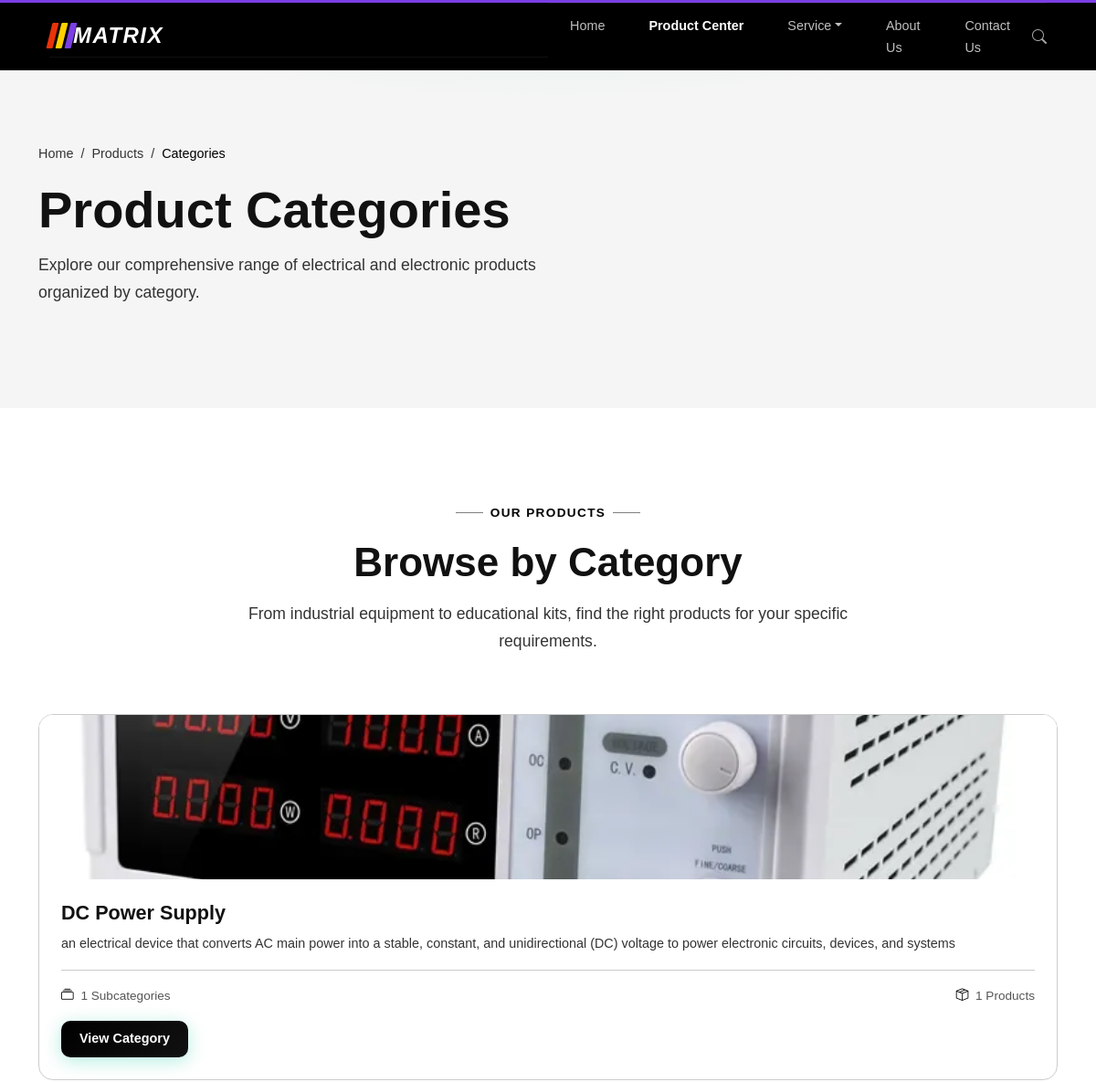
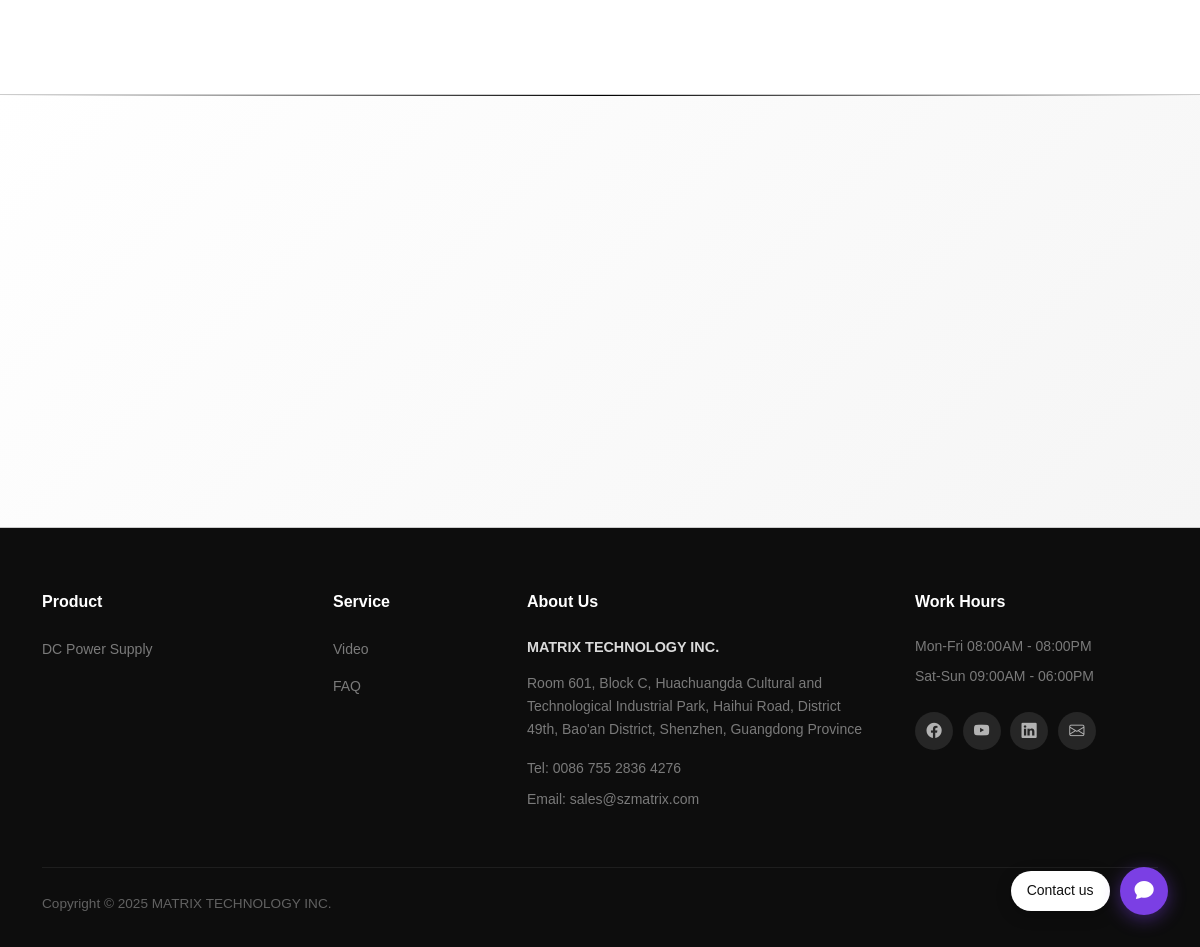
Page /products/categories/ on the committed database (2 pictures, top to bottom).
### products/models.py (models this page shows, shortened)
class Category(models.Model):
    name = models.CharField(max_length=255)
    slug = models.SlugField(unique=True)
    short_description = models.TextField(blank=True)
    description = models.TextField(blank=True)
    image = models.ImageField(upload_to="categories/images/", null=True, blank=True)
    class Meta:
        ordering = ["name"]
        verbose_name_plural = "categories"
    @property
    def subcategory_count(self):
        return self.subcategories.count()
    @property
    def product_count(self):
        return Product.objects.filter(subcategory__category=self).count()

### products/views.py (the view)
# urls.py: path("categories/", views.category_list, name="category_list"),
def category_list(request):
    categories = Category.objects.all()
    return render(request, "category.html", {"categories": categories})

### products/context_processors.py (called while the page is built)
def nav_categories(request):
    return {
        "nav_categories": Category.objects.all(),
    }

### templates/category.html (shortened to what this page needs)
{% extends "base.html" %}
{% block content %}
<section class="page-header">
    <div class="container">
        <div class="page-header-content">
            <nav aria-label="breadcrumb">
                <ol class="breadcrumb">
                    <li class="breadcrumb-item"><a href="{% url 'core:index' %}">Home</a></li>
                    <li class="breadcrumb-item"><a href="{% url 'products:category_list' %}">Products</a></li>
                    <li class="breadcrumb-item active" aria-current="page">Categories</li>
                </ol>
            </nav>
            <h1>Product Categories</h1>
            <p>Explore our comprehensive range of electrical and electronic products organized by category.</p>
        </div>
    </div>
</section>
<section class="section-padding" aria-labelledby="categories-title">
    <div class="container">
        <div class="section-header reveal">
            <span class="section-label">Our Products</span>
            <h2 id="categories-title" class="section-title">Browse by Category</h2>
            <p class="section-description">
                From industrial equipment to educational kits, find the right products for your specific
                requirements.
            </p>
        </div>
        <div class="category-grid stagger-children">
            {% if categories %}
                {% for category in categories %}
                    <article class="category-card">
                        <div class="category-card-image">
                            {% if category.image %}
                                <img src="{{ category.image.url }}" alt="{{ category.name }}" style="width:100%;height:100%;object-fit:cover;position:absolute;inset:0;">
                            {% else %}
                                <i class="bi bi-gear-wide-connected"></i>
                            {% endif %}
                        </div>
                        <div class="category-card-content">
                            <h4>{{ category.name }}</h4>
                            <p>{{ category.short_description }}</p>
                            <div class="category-card-meta">
                                <span><i class="bi bi-collection"></i> {{ category.subcategory_count }} Subcategories</span>
                                <span><i class="bi bi-box-seam"></i> {{ category.product_count }} Products</span>
                            </div>
                            <a href="{% url 'products:category_details' category.slug %}"
                                class="btn btn-primary-custom btn-sm-custom mt-3">
                                <span>View Category</span>
                            </a>
                        </div>
                    </article>
                {% endfor %}
            {% else %}
                <p>No categories are available at this time.</p>
            {% endif %}
        </div>
    </div>
</section>
<section class="cta-section section-padding" aria-labelledby="cta-title">
    <div class="container">
    </div>
</section>
{% endblock %}

### templates/base.html (shortened to what this page needs)
{% load static %}
<!DOCTYPE html>
<html lang="en">
<head>
    <link href="https://cdn.jsdelivr.net/npm/bootstrap@5.3.0/dist/css/bootstrap.min.css" rel="stylesheet">
    <link href="https://cdn.jsdelivr.net/npm/bootstrap-icons@1.11.0/font/bootstrap-icons.css" rel="stylesheet">
    <link rel="stylesheet" href="{% static 'css/style.css' %}">
</head>
<body>
    <nav class="navbar navbar-expand-lg fixed-top" role="navigation" aria-label="Main navigation">
        <div class="container navbar-container">
            <div class="navbar-top d-flex w-100 align-items-center justify-content-between">
                <a class="navbar-brand" href="{% url 'core:index' %}">
                    <span class="brand-logo-wrap">
                        <span class="brand-strips" aria-hidden="true">
                            <i></i><i></i><i></i>
                        </span>
                        <span class="brand-name">MATRIX</span>
                    </span>
                </a>
            </div>
            <div class="collapse navbar-collapse" id="navbarMain">
                <ul class="navbar-nav me-auto">
                    <li class="nav-item">
                        <a class="nav-link {% if request.resolver_match.url_name == 'index' %}active{% endif %}"
                            href="{% url 'core:index' %}" {% if request.resolver_match.url_name == 'index' %}aria-current="page"{% endif %}>Home</a>
                    </li>
                    <li class="nav-item dropdown">
                        <a class="nav-link dropdown-toggle {% if request.resolver_match.url_name in 'category_list,subcategory_list,product_list,category_detail,subcategory_detail,product_detail' %}active{% endif %}"
                            href="#" data-bs-toggle="dropdown" aria-expanded="false">Product Center</a>
                    </li>
                    <li class="nav-item dropdown">
                        <a class="nav-link dropdown-toggle {% if request.resolver_match.url_name == 'services' %}active{% endif %}"
                            href="#" data-bs-toggle="dropdown" aria-expanded="false">Service</a>
                    </li>
                    <li class="nav-item">
                        <a class="nav-link {% if request.resolver_match.url_name == 'about' %}active{% endif %}"
                            href="{% url 'core:about' %}" {% if request.resolver_match.url_name == 'about' %}aria-current="page"{% endif %}>About Us</a>
                    </li>
                    <li class="nav-item">
                        <a class="nav-link {% if request.resolver_match.url_name == 'contact' %}active{% endif %}"
                            href="{% url 'core:contact' %}" {% if request.resolver_match.url_name == 'contact' %}aria-current="page"{% endif %}>Contact Us</a>
                    </li>
                </ul>
                <div class="navbar-end-controls d-flex align-items-center gap-3">
                    <button class="btn btn-link nav-search-btn p-0" id="navSearchToggle" aria-label="Search" aria-expanded="false" aria-controls="navSearchOverlay"><i class="bi bi-search"></i></button>
                </div>
            </div>
        </div>
    </nav>
    <main id="main-content">
        {% block content %}{% endblock %}
    </main>
    <footer class="footer" role="contentinfo">
        <div class="container">
            <div class="row g-5">
                <div class="col-lg-3 col-md-6">
                    <h5 class="footer-col-title">Product</h5>
                    <ul class="footer-links">
                        {% for category in nav_categories %}
                        <li><a href="{% url 'products:category_details' category.slug %}">{{ category.name }}</a></li>
                        {% empty %}
                        <li><a href="{% url 'products:category_list' %}">All Categories</a></li>
                        {% endfor %}
                    </ul>
                </div>
                <div class="col-lg-2 col-md-6">
                    <h5 class="footer-col-title">Service</h5>
                    <ul class="footer-links">
                        <li><a href="{% url 'core:videos' %}">Video</a></li>
                        <li><a href="{% url 'core:faq' %}">FAQ</a></li>
                    </ul>
                </div>
                <div class="col-lg-4 col-md-6">
                    <h5 class="footer-col-title">About Us</h5>
                    <div class="footer-about-info">
                        <p class="footer-company-name">MATRIX TECHNOLOGY INC.</p>
                        <p class="footer-address">Room 601, Block C, Huachuangda Cultural and Technological Industrial Park, Haihui Road, District 49th, Bao'an District, Shenzhen, Guangdong Province</p>
                        <p class="footer-contact-line">Tel: 0086 755 2836 4276</p>
                        <p class="footer-contact-line">Email: sales@szmatrix.com</p>
                    </div>
                </div>
                <div class="col-lg-3 col-md-6">
                    <h5 class="footer-col-title">Work Hours</h5>
                    <div class="footer-hours">
                        <p>Mon-Fri 08:00AM - 08:00PM</p>
                        <p>Sat-Sun 09:00AM - 06:00PM</p>
                    </div>
                    <div class="footer-social-icons">
                        <a href="#" class="footer-social-icon" aria-label="Facebook"><i class="bi bi-facebook"></i></a>
                        <a href="#" class="footer-social-icon" aria-label="YouTube"><i class="bi bi-youtube"></i></a>
                        <a href="#" class="footer-social-icon" aria-label="LinkedIn"><i class="bi bi-linkedin"></i></a>
                        <a href="#" class="footer-social-icon" aria-label="Email"><i class="bi bi-envelope"></i></a>
                    </div>
                </div>
            </div>
            <div class="footer-bottom">
                <p class="footer-copyright">Copyright &copy; 2025 MATRIX TECHNOLOGY INC.</p>
            </div>
        </div>
        <a href="{% url 'core:contact' %}" class="floating-contact-btn" aria-label="Contact us">
            <span class="floating-contact-label">Contact us</span>
            <span class="floating-contact-icon-wrap"><i class="bi bi-chat-fill"></i></span>
        </a>
    </footer>
</body>
</html>

### rows in the picture
Category: image (picture), name "DC Power Supply", short_description "an electrical device that converts AC main power into a stable, constant, and unidirectional (DC) voltage to power electronic circuits, devices, and systems", subcategory_count "1", product_count "1"
